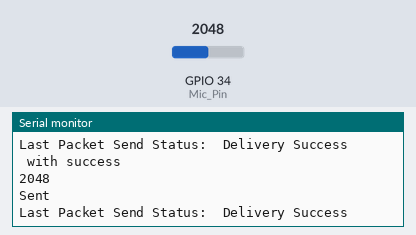
The sketch below on a simulated ESP32. On the bench: the last lines printed to the serial monitor. The inputs (shaded band) are chosen by the test bench; at power-on: GPIO 34 (Mic_Pin) = 2048.

Above: at 1.2 s.
1.3 s: GPIO 34 (Mic_Pin) set to 1041
At 1.3 s:
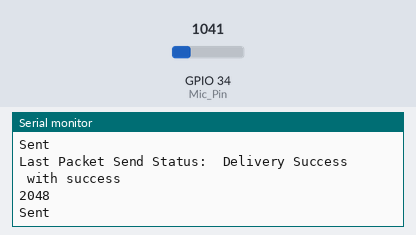
2.8 s: GPIO 34 (Mic_Pin) set to 947
At 2.9 s:
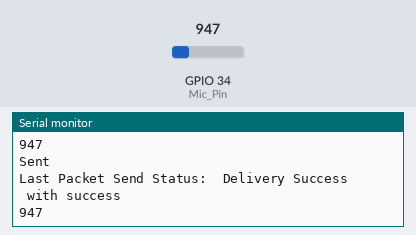
Timing chart, 0 to 5.8 s (numbered marks = the images above; inputs shaded):
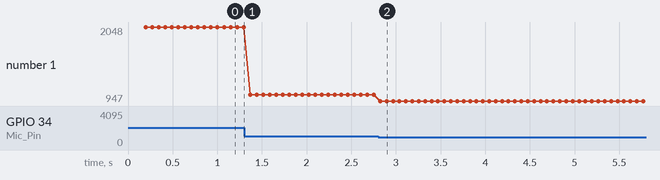

The sketch:

one_way_communication_sender.ino
```cpp
/*
Najiya(Black)
Mac Address Sender - 78:21:84:7E:1E:B0
                     - {0x78, 0x21, 0x84, 0x7E, 0x1E, 0xB0}

Karthi(Red)
Mac Address Receiver - 78:21:84:7E:0B:BC
                     - {0x78, 0x21, 0x84, 0x7E, 0x0B, 0xBC}
*/
#include <CircularBuffer.h>
#include <esp_now.h>
#include <WiFi.h>

int Mic_Pin = 34;

const uint8_t micSampleDelay = 50; //
uint8_t soundLowAlertLevel = 3000;          // Sound Threshold Levels are the triggers which define when to alert clients.

CircularBuffer<int, 50> micDeltaBuffer;   // Create circular buffer of ints, holding 50 values.  Used for smoothing input

uint16_t rawMicValue;
uint16_t micMinValue = 1024;
uint16_t micMaxValue = 0;
uint16_t micDeltaValue = 0;
uint16_t micDeltaAverage = 0;

uint8_t micDeltaSamplesToAvg = 10;        // Number of mic readings to average together - Can be changed via web interface.

uint8_t micReadingCurrent = 0;

uint32_t micTimeStart; //
uint32_t micTimeNow;//
uint32_t micTimeElapsed;

// REPLACE WITH YOUR RECEIVER MAC Address
uint8_t broadcastAddress[] = {0x78, 0x21, 0x84, 0x7E, 0x1E, 0xB0};

// Structure example to send data
// Must match the receiver structure
typedef struct struct_message {
  int b;
} struct_message;

struct_message myData;

esp_now_peer_info_t peerInfo;

void OnDataSent(const uint8_t *mac_addr, esp_now_send_status_t status) {
  Serial.print("\r\nLast Packet Send Status:\t");
  Serial.println(status == ESP_NOW_SEND_SUCCESS ? "Delivery Success" : "Delivery Fail");
}

void setup() {

  Serial.begin(9600);
  pinMode(Mic_Pin, INPUT);

  micTimeStart = millis();

  WiFi.mode(WIFI_STA);

  if (esp_now_init() != ESP_OK) {
    Serial.println("Error initializing ESP-NOW");
    return;
  }

  esp_now_register_send_cb(OnDataSent);

  memcpy(peerInfo.peer_addr, broadcastAddress, 6);
  peerInfo.channel = 0;
  peerInfo.encrypt = false;

  if (esp_now_add_peer(&peerInfo) != ESP_OK){
    Serial.println("Failed to add peer");
    return;
  }
}

void loop() {
  micTimeNow = millis();
  micTimeElapsed = micTimeNow - micTimeStart;

  if (micTimeElapsed >= micSampleDelay)
  {

    rawMicValue = analogRead(Mic_Pin);               // Read Mic Value after delay
    Serial.println(rawMicValue);
    micReadingCurrent++;                             // Increment Counter for each read

    micMinValue = min(micMinValue, rawMicValue);     // Change min value if new value is less
    micMaxValue = max(micMaxValue, rawMicValue);     // Change max value if new value is higher

    if (micReadingCurrent >= 4)
    {
      micDeltaValue = (micMaxValue - micMinValue);           // Calculate Delta (difference between softest & loudest sounds
      micDeltaBuffer.unshift(micDeltaValue);                 // Add Delta Value to buffer, which will push old values out
      for (int i = 0; i < micDeltaSamplesToAvg; i++)
      {       // Grab number of values from array based on micDeltaSamplesToAvg variable
        micDeltaAverage += micDeltaBuffer[i];                // Add just those values to the average
      }
      micDeltaAverage = (micDeltaAverage / micDeltaSamplesToAvg);   // Finally, compute the average

      if (micDeltaAverage > soundLowAlertLevel)
      {
        myData.b = 1;
      }
      else
      {
        myData.b = 0;
      }

      micMinValue = 1024;                // Reset Values
      micMaxValue = 0;                   //
      micDeltaAverage = 0;               //

      micReadingCurrent = 0;             // Reset Counter
    }
    micTimeStart = millis();             // Reset Timer
  }


  // Send message via ESP-NOW
  esp_err_t result = esp_now_send(broadcastAddress, (uint8_t *) &myData, sizeof(myData));

  if (result == ESP_OK) {
    Serial.println("Sent with success");
  }
  else {
    Serial.println("Error sending the data");
  }

}
```

Measured:
- the behaviour switches between 1000 and 999 on GPIO 34 (Mic_Pin) (found by bisection; images 1 and 2)
- after the input at 2.8 s, the serial monitor: prints a new line at once (image 2)
- plotted number 1: 2048 → 1041 after the input at 1.3 s, 1041 → 947 after the input at 2.8 s
